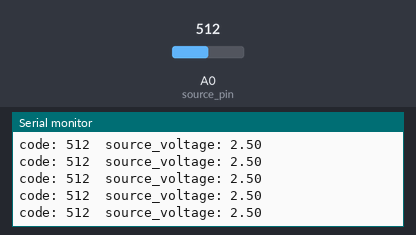
A sketch run on a simulated Arduino Uno, built with avr-gcc and run on an emulated ATmega328P. Shown: the last lines printed to the serial monitor. The test bench sets the inputs (shaded band); at power-on: A0 (source_pin) = 512.

Above: at 1.2 s.
1.3 s: A0 (source_pin) set to 716
At 1.34 s:
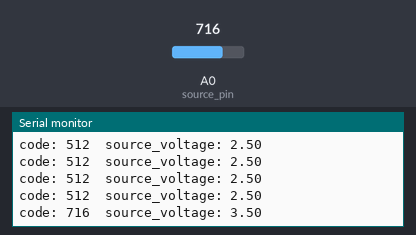
2.8 s: A0 (source_pin) set to 900
At 2.82 s:
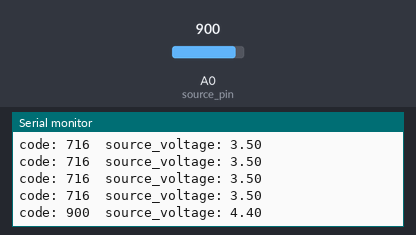
Timing chart, 0 to 5.8 s (numbered marks = the images above; inputs shaded):
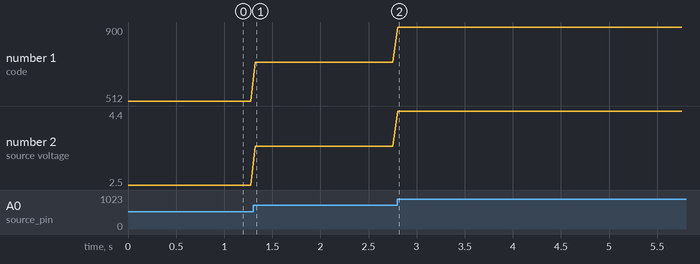

Measured:
- after the input at 1.3 s, the serial monitor: prints a new line at once (image 1)
- after the input at 2.8 s, the serial monitor: prints a new line at once (image 2)
- plotted number 1: 512 → 716 after the input at 1.3 s, 716 → 900 after the input at 2.8 s
- plotted number 2: 2.5 → 3.5 after the input at 1.3 s, 3.5 → 4.4 after the input at 2.8 s

The sketch:

ArduinoLowPowerPlatform.ino
```cpp
const int source_pin = A0;

const float reference_voltage = 5.0f;
const int adc_full_scale = 1023; // 10-bit ADC

void setup() {
  Serial.begin(115200);
}

void loop() {
  int source_sample_code = analogRead(source_pin);

  // Instantaneous voltage coming from the source (function generator)
  float source_voltage =
      (source_sample_code * reference_voltage) / adc_full_scale;

  Serial.print("code: ");
  Serial.print(source_sample_code);
  Serial.print("  source_voltage: ");
  Serial.println(source_voltage);

  delay(50);
}
```
